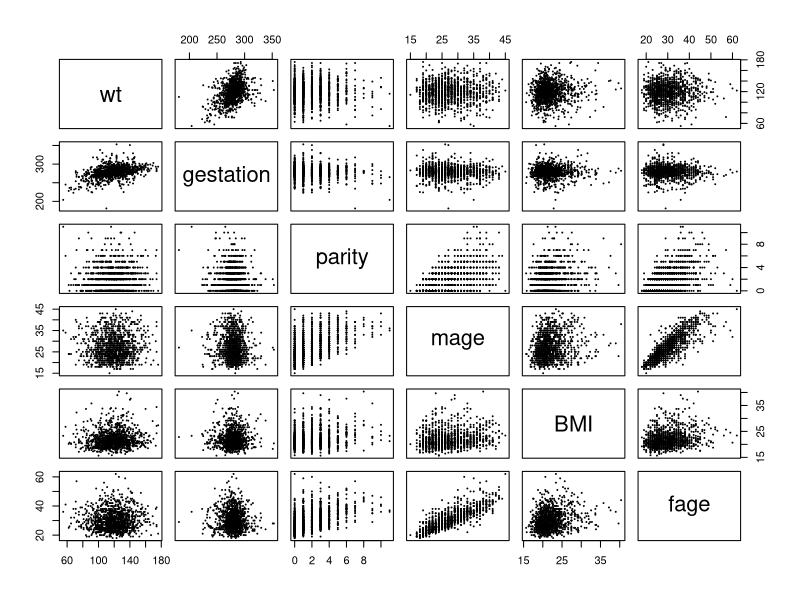
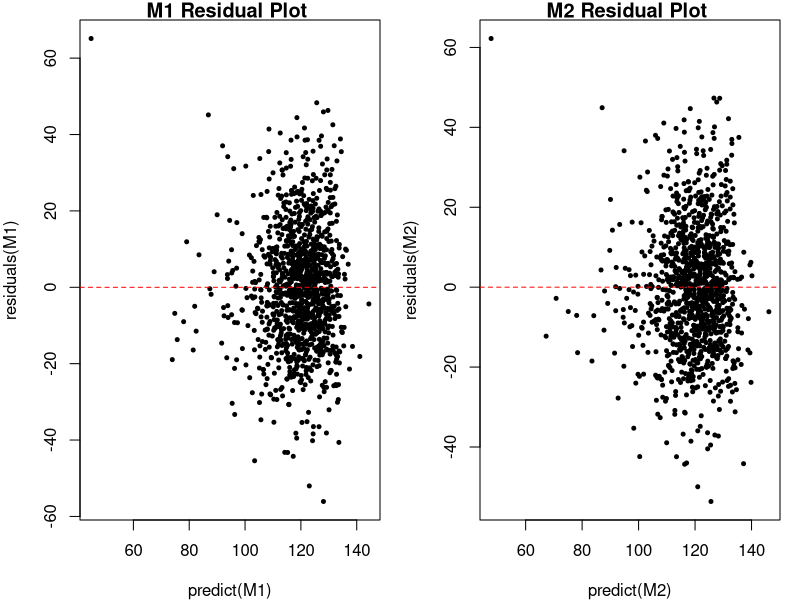
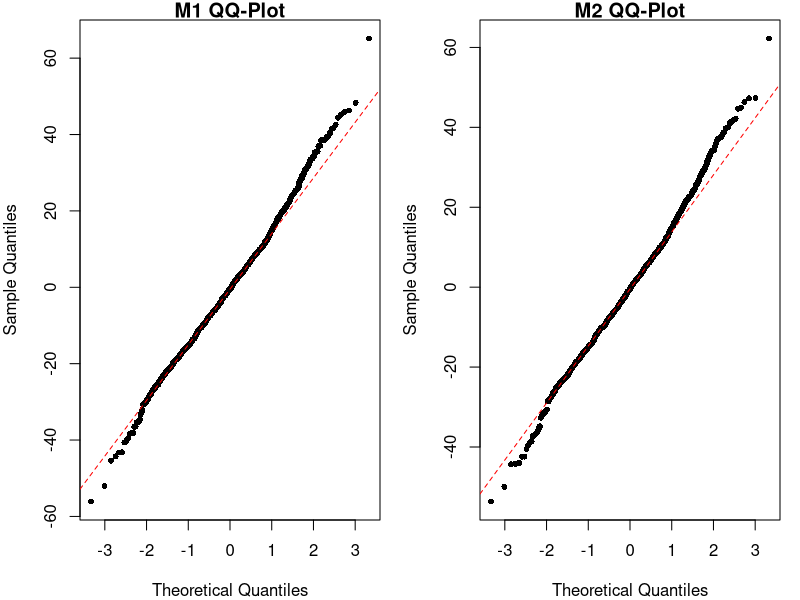
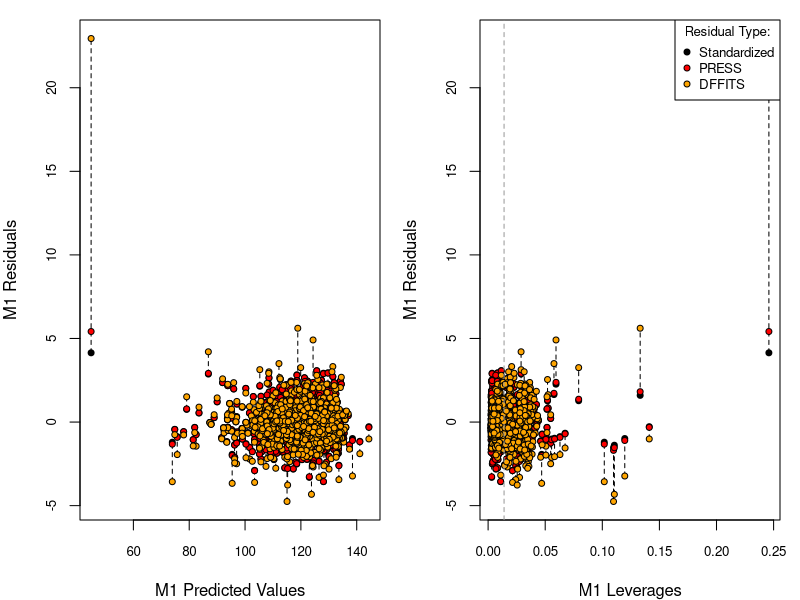
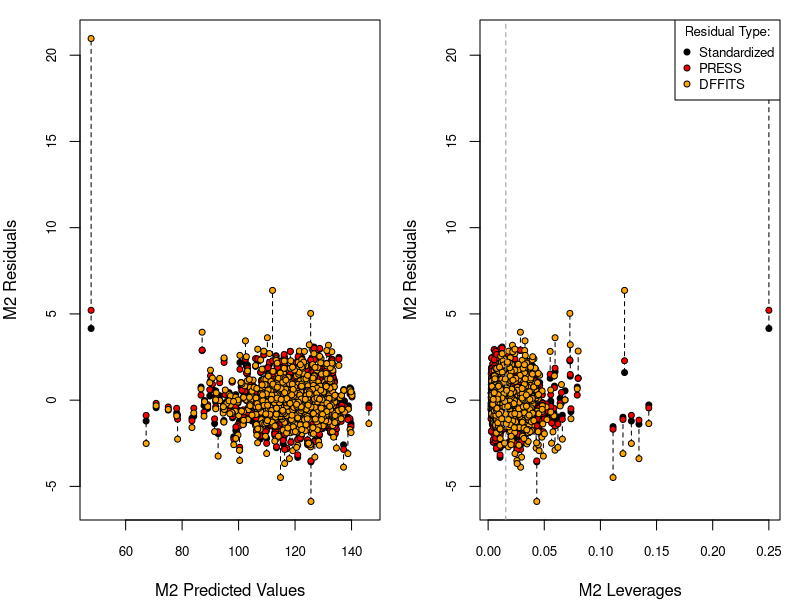
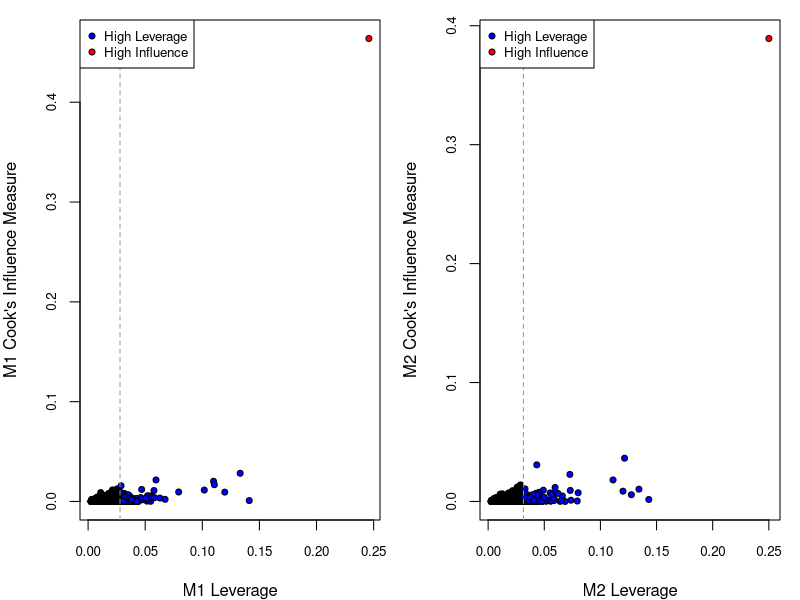
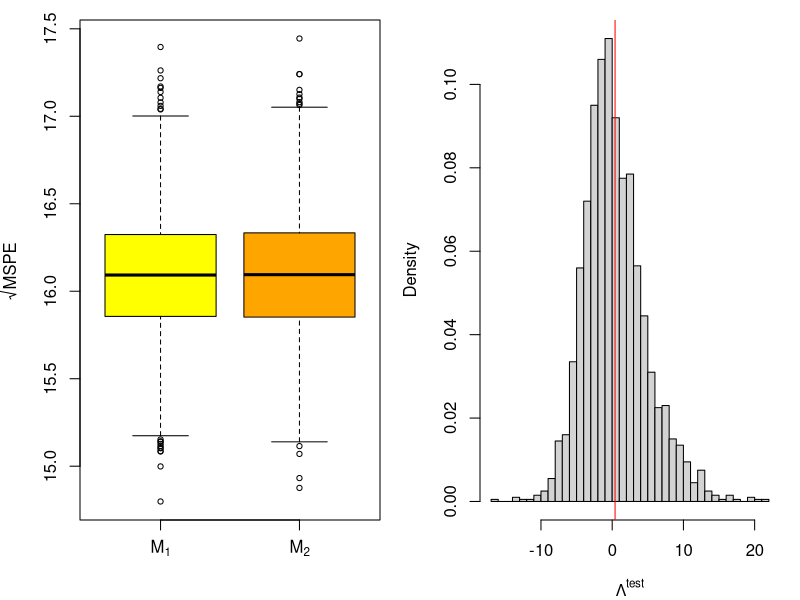
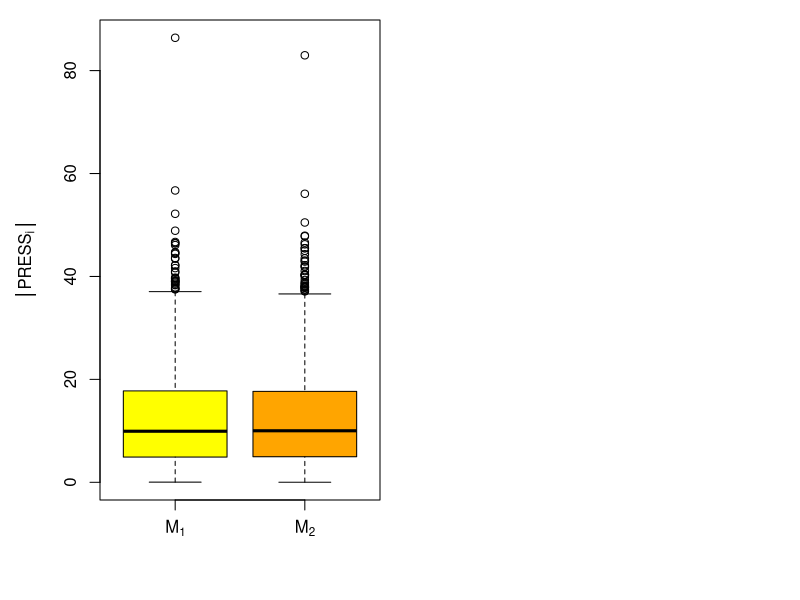

These charts were generated, in order, by the following R code:
## ---- chunk 1

# load the data as a data.frame
birth <- read.csv(file = "chds_births.csv")

# summary of data



# Smoke_number
# number (we create new descriptive groupings for number of cigarettes smoked per day)

num2 <- birth$number
# new categories for variable number
numnames <- c("never smoked", "up to half a pack", "half to full pack", "more than one pack")
for(ii in 0:9) {
  if(ii==0) {
    num2[num2 == ii] <- numnames[1]
  } 
  if(0 < ii & ii <= 2) {
    num2[num2 == ii] <- numnames[2]
  } 
  if(2 < ii & ii <= 4) {
    num2[num2 == ii] <- numnames[3]
  } else {
    num2[num2 == ii] <- numnames[4]
  }
}

birth$number <- num2 # replace in dataset

# Combine smoke and time into a single variable smoke (relabelling smoke):
newnames <- c("Never Smoked", "Still Smokes",
              "Smoked but quit during pregnancy", 
              "Smoked but quit before pregnancy") # create categories for new variables

# extract the corresponding columns
smoke <- birth$smoke

n <- length(smoke) # number of observations
newsmoke <- rep(NA, n)

for (ii in 1:n) {
  if (is.na(smoke[ii])) {
    newsmoke[ii] <- NA
  }
  else {
    for (jj in 0:3) {
      if (smoke[ii] == jj) {
        newsmoke[ii] <- newnames[jj+1]
      }
    }
  }
}
birth$smoke <- newsmoke

# locate the observations that have NA's in smoke
ind_smoke <- NA
for (ii in 1:length(birth$smoke)) {
  if (is.na(birth$smoke[ii])) {
    ind_smoke <- c(ind_smoke, ii)
  }
}
ind_smoke <- ind_smoke[2:length(ind_smoke)]

# locate the observations that have NA's in number
ind_number <- NA
for (ii in 1:length(birth$number)) {
  if (is.na(birth$number[ii])) {
    ind_number <- c(ind_number, ii)
  }
}
ind_number <- ind_number[2:length(ind_number)]

# Throw out the observations that have NA's in smoke and number
# note that observations that have NA's in smoke also have NA's in number
remove_smoke <- ind_number
birth <- birth[-remove_smoke,]

# create a new variable to combine smoke and number
# since they are correlated to each other
# note that nobody is in the category "Smoked up to half a pack but quit during pregnancy"
smoke_number <- birth$smoke
for (ii in 1:(length(birth$smoke))) {
  if (smoke_number[ii] != "Never Smoked") {
    if (birth$number[ii] == "up to half a pack") {
      if (smoke_number[ii] == "Smoked but quit before pregnancy") {
        smoke_number[ii] <- "Smoked up to half a pack but quit before pregnancy"
      }
      else {smoke_number[ii] <- "Still smokes up to half a pack"}
    }
    else if (birth$number[ii] == "half to full pack") {
      if (smoke_number[ii] == "Smoked but quit before pregnancy") {
        smoke_number[ii] <- "Smoked more than half a pack but quit before pregnancy"
      }
      else if (smoke_number[ii] == "Smoked but quit during pregnancy") {
        smoke_number[ii] <- "Smoked more than half a pack but quit during pregnancy"
      }
      else {smoke_number[ii] <- "Still smokes half to full pack"}
    }
    else {
      if (smoke_number[ii] == "Smoked but quit before pregnancy") {
        smoke_number[ii] <- "Smoked more than half a pack but quit before pregnancy"
      }
      else if (smoke_number[ii] == "Smoked but quit during pregnancy") {
        smoke_number[ii] <- "Smoked more than half a pack but quit during pregnancy"
      }
      else {smoke_number[ii] <- "Still smokes more than one pack"}
    }
  }
}


birth$smoke_number <- factor(smoke_number)



# Combine other and mixed in feth and call it other
for (ii in 1:length(birth$feth)) {
  if (!is.na(birth$feth[ii])) {
    if(birth$feth[ii] == 10) {
      birth$feth[ii] <- 9
    }
  }
}

# Combine other and mixed in meth and call it other
for (ii in 1:length(birth$meth)) {
  if (!is.na(birth$meth[ii])) {
    if(birth$meth[ii] == 10) {
      birth$meth[ii] <- 9
    }
  }
}


#**************************************************************
# convert categorical variables to factors

# convert meth to non-numeric categorical variable
meth2 <- birth$meth
# "levels" of variable meth
methnames <- c("Caucasian","Mexican", "African-American","Asian", "Other")
# assign "Caucasian" level to values less than or equal to 5
# otherwise assign levels based on order in methnames vector
for(ii in 0:9) {
  if(ii<=5){
    meth2[meth2 == ii] <- "Caucasian"
  } else {
    meth2[meth2 == ii] <- methnames[ii-4]
  }
}
meth2 <- factor(meth2, levels = methnames) # order levels based on methnames
birth$meth <- meth2 # replace in dataset
############################################
# convert med to categorical variables
med2 <- birth$med
# "levels" of variable med
mednames <- c("elementary school", "middle school", "high school", "high school + trade", "high school + some college", "college grad", "trade school", "high school unclear")
med2 <- mednames[birth$med+1]
med2 <- factor(med2, levels = mednames) # order levels based on mednames
birth$med <- med2 # replace in dataset
##########################################
# convert feth to categorical variables
feth2 <- birth$feth
# "levels" of variable feth
fethnames <- c("Caucasian","Mexican", "African-American","Asian", "Other")
# assign "Caucasian" level to values less than or equal to 5
# otherwise assign levels based on order in fethnames vector
for(ii in 0:9) {
  if(ii<=5){
    feth2[feth2 == ii] <- "Caucasian"
  } else {
    feth2[feth2 == ii] <- fethnames[ii-4]
  }
}
feth2 <- factor(feth2, levels = fethnames) # order levels based on methnames
birth$feth <- feth2 # replace in dataset
############################################
# convert fed to categorical variables
fed2 <- birth$fed
# "levels" of variable fed
fednames <- c("elementary school", "middle school", "high school", "high school + trade", "high school + some college", "college grad", "trade school", "high school unclear")
fed2 <- fednames[birth$fed+1]
fed2 <- factor(fed2, levels = fednames) # order levels based on fednames
birth$fed <- fed2 # replace in dataset

################################################################################
# marital
marital <- birth$marital
maritalnames <- c("married", "legally separated", "divorced", "widowed",
                  "never married") # new values
# encode the factor
marital2 <- rep(NA, length(marital))
for (ii in 1:5) {
  marital2[marital == ii] <- maritalnames[ii]
}
marital2 <- factor(marital2, levels = maritalnames)
birth$marital <- marital2
######################################################################
# income
income <- birth$income
incomenames <- c("under 2500", "2500-4999", "5000-7499", "7500-9999",
                 "10000-12499", "12500-14999", "15000-17499",
                 "17500-19999", "20000-22499", "over 22500") # new values
# encode the factor
income2 <- incomenames[income+1]
income2 <- factor(income2, levels = incomenames)
birth$income <- income2
############################################################
#********************************************************************************

# throw out fht, fwt and income
birth <- birth[,-c(12, 13, 15)]

# Check how many observations contain NA's
n <- length(birth$wt) # number of rows
count <- 0 # initialize count of rows with at least one NA
for (ii in 1:n) {
  if(sum(is.na(birth[ii,])) >= 1) {
    count = count + 1
  }
}
total_NA_rows <- count

# throw out the variable time
birth <- birth[,-14]

# Combine mht and mwt to create a new variable BMI
# BMI is called Body Mass Index, which is calculated by weight in kg / height^2 in m
# Convert mht and mwt to standard metric
lbs_to_kg <- 0.453592
birth$mwt <- lbs_to_kg * birth$mwt
inch_to_meter <- 0.0254
birth$mht <- inch_to_meter * birth$mht

# Create BMI variable
mht <- birth$mht
mwt <- birth$mwt
BMI <- mwt / mht^2
birth$BMI <- BMI


# throw out mht and mwt
birth <- birth[,-c(7, 8)]

# throw out smoke and number
birth <- birth[, -c(11, 12)]
# Modify the variables smoke and number so that we can obtain all coefficients' values




# we assume fathers and mothers have the same ethnicity background
# based on the majority of the dataset
# deal with the NA's in meth (justification)
for (ii in 1:length(birth$meth)) {
  if(is.na(birth$meth)[ii]) {
    birth$meth[ii] <- birth$feth[ii]
  }
}

# deal with the NA's in feth (justification needed)
for (ii in 1:length(birth$feth)) {
  if(is.na(birth$feth)[ii]) {
    birth$feth[ii] <- birth$meth[ii]
  }
}

# locate the observations that have NA's in gestation
ind_gestation <- NA
for (ii in 1:length(birth$gestation)) {
  if (is.na(birth$gestation[ii])) {
    ind_gestation <- c(ind_gestation, ii)
  }
}
ind_gestation <- ind_gestation[2:length(ind_gestation)]

# locate the observations that have NA's in mage
ind_mage <- NA
for (ii in 1:length(birth$mage)) {
  if (is.na(birth$mage[ii])) {
    ind_mage <- c(ind_mage, ii)
  }
}
ind_mage <- ind_mage[2:length(ind_mage)]

# locate the observations that have NA's in med
ind_med <- NA
for (ii in 1:length(birth$med)) {
  if (is.na(birth$med[ii])) {
    ind_med <- c(ind_med, ii)
  }
}
ind_med <- ind_med[2:length(ind_med)]

# locate the observations that have NA's in fage
ind_fage <- NA
for (ii in 1:length(birth$fage)) {
  if (is.na(birth$fage[ii])) {
    ind_fage <- c(ind_fage, ii)
  }
}
ind_fage <- ind_fage[2:length(ind_fage)]

# locate the observations that have NA's in fed
ind_fed <- NA
for (ii in 1:length(birth$fed)) {
  if (is.na(birth$fed[ii])) {
    ind_fed <- c(ind_fed, ii)
  }
}
ind_fed <- ind_fed[2:length(ind_fed)]

# locate the observations that have NA's in marital
ind_marital <- NA
for (ii in 1:length(birth$marital)) {
  if (is.na(birth$marital[ii])) {
    ind_marital <- c(ind_marital, ii)
  }
}
ind_marital <- ind_marital[2:length(ind_marital)]


# locate the observations that have NA's in BMI
ind_BMI <- NA
for (ii in 1:length(birth$BMI)) {
  if (is.na(birth$BMI[ii])) {
    ind_BMI <- c(ind_BMI, ii)
  }
}
ind_BMI <- ind_BMI[2:length(ind_BMI)]

missing <- c(ind_gestation, ind_mage, ind_BMI, ind_marital, ind_fage, ind_fed, ind_med)


# remove missing observations

# first remove duplicated numbers in the missing list
m <- length(missing)
new_missing <- NA
for (ii in 1:m) {
  if (missing[ii] %in% new_missing == FALSE) {
    new_missing <- c(new_missing, missing[ii])
  }
}
new_missing <- new_missing[2:length(new_missing)]



# remove observations containing NA's
birth <- birth[-new_missing,]

## ---- chunk 2
# Figure 1. Pair plots of wt and other continuous numerical variables
pairs(~ wt + gestation + parity + mage + BMI + fage, 
      pch = 19,
      cex = 0.05,
      data = birth)
## ---- chunk 3
# Minimal model
M0 <- lm(wt ~ 1, data = birth)

# new maximal model
Mmaxnew <- lm(wt ~ (.-fed - med - feth - meth - marital - smoke_number)^2 
              + smoke_number + feth + meth + fed + med + marital 
              + I(gestation^2), data = birth)

# Automated Model Selection
# Forward selection
  Mfwd <- step(object = M0, # starting point model
               scope = list(lower = M0, upper = Mmaxnew), # smallest and largest model
               direction = "forward",
               trace = FALSE) # trace prints out information

# Backward elimination
  Mback <- step(object = Mmaxnew, # starting point model
                scope = list(lower = M0, upper = Mmaxnew),
                direction = "backward", trace = FALSE)

# Stepwise selection
Mstart <- lm(wt ~ ., data = birth)
  Mstep <- step(object = Mstart,
                scope = list(lower = M0, upper = Mmaxnew),
                direction = "both", trace = FALSE)


## ---- chunk 4
# Figure 2
# plot setup
cex <- .8
pch <- 20
par(mfrow = c(1,2), mar = c(4,4,1,1))

# assign new name to Mfwd and Mstep
M1 <- Mfwd
M2 <- Mback

# residuals for M1 and M2
res1 <- residuals(M1)
res2 <- residuals(M2)

# extract sigma.hat for both M1 and M2
sigma.hat1 <- sigma(M1)
sigma.hat2 <- sigma(M2)

# plot ordinary residuals for M1
plot(predict(M1), residuals(M1), pch = pch, cex = cex, col = "black", 
     main = "M1 Residual Plot ")
abline(h = 0, col = "red", lty = 2) # horizontal line

# plot ordinary residuals for M2
plot(predict(M2), residuals(M2), pch = pch, cex = cex, col = "black", 
     main = "M2 Residual Plot ")
abline(h = 0, col = "red", lty = 2) # horizontal line
## ---- chunk 5
# Figure 3
# plot setup
cex <- .8
pch <- 16
par(mfrow = c(1,2), mar = c(4,4,1,1))

# QQ-plot for M1
qqnorm(res1, main = "M1 QQ-Plot", cex = cex, pch = pch)
qqline(res1, col = "red", lty = 2)

# QQ-plot for M2
qqnorm(res2, main = "M2 QQ-Plot", cex = cex, pch = pch)
qqline(res2, col = "red", lty = 2)

## ---- chunk 6
# Figure 4 and Figure 5
# plot setup
cex <- .8
pch <- 16
par(mfrow = c(1,2), mar = c(4,4,1,1))

# Predicted Value vs Residuals and Leverages for M1

h1 <- hatvalues(M1)  # HAT Matrix
stan.res1 <- res1/sigma.hat1 # Standardized residuals for M1

# PRESS residuals
press1 <- res1/(1-h1)

# DFFITS residuals
dfts1 <- dffits(M1) # the R way
# standardize each of these such that they are identical at the average leverage value
p1 <- length(coef(M1))
n1 <- nobs(M1)
hbar1 <- p1/n1 # average leverage
press1 <- press1*(1-hbar1)/sigma.hat1 # at h1 = hbar1, press1 = stan.res1
dfts1 <- dfts1*(1-hbar1)/sqrt(hbar1) # at h1 = hbar1, dfts1 = stan.res1

# plot all residuals
# against predicted values
plot(predict(M1), rep(0, length(predict(M1))), type = "n", # empty plot to get the axis range
     ylim = range(stan.res1, press1, dfts1), cex.axis = cex,
     xlab = "M1 Predicted Values", ylab = "M1 Residuals")
# dotted line connecting each observations residuals for better visibility
segments(x0 = predict(M1),
         y0 = pmin(stan.res1, press1, dfts1),
         y1 = pmax(stan.res1, press1, dfts1),
         lty = 2)
points(predict(M1), stan.res1, pch = 21, bg = "black", cex = cex)
points(predict(M1), press1, pch = 21, bg = "red", cex = cex)
points(predict(M1), dfts1, pch = 21, bg = "orange", cex = cex)
# against leverages
plot(h1, rep(0, length(predict(M1))), type = "n", cex.axis = cex,
     ylim = range(stan.res1, press1, dfts1),
     xlab = "M1 Leverages", ylab = "M1 Residuals")
segments(x0 = h1,
         y0 = pmin(stan.res1, press1, dfts1),
         y1 = pmax(stan.res1, press1, dfts1),
         lty = 2)
points(h1, stan.res1, pch = 21, bg = "black", cex = cex)
points(h1, press1, pch = 21, bg = "red", cex = cex)
points(h1, dfts1, pch = 21, bg = "orange", cex = cex)
abline(v = hbar1, col = "grey60", lty = 2)
legend("topright", legend = c("Standardized", "PRESS", "DFFITS"),
       pch = 21, pt.bg = c("black", "red", "orange"), title = "Residual Type:",
       cex = cex, pt.cex = cex)


# Figure 5
# Predicted Value vs Residuals and Leverages for M2
h2 <- hatvalues(M2)  # HAT Matrix for M2
stan.res2 <- res1/sigma.hat2 # Standardized residuals for M2

# PRESS residuals
press2 <- res2/(1-h2)

# DFFITS residuals
dfts2 <- dffits(M2) 
# standardize each of these such that they are identical at the average leverage value
p2 <- length(coef(M2))
n2 <- nobs(M2)
hbar2 <- p2/n2 # average leverage
press2 <- press2*(1-hbar2)/sigma.hat2 # at h = hbar2, press2 = stan.res
dfts2 <- dfts2*(1-hbar2)/sqrt(hbar2) # at h = hbar2, dfts2 = stan.res

# plot all residuals
par(mfrow = c(1,2), mar = c(4,4,1,1))
# against predicted values
plot(predict(M2), rep(0, length(predict(M2))), type = "n", # empty plot to get the axis range
     ylim = range(stan.res2, press2, dfts2), cex.axis = cex,
     xlab = "M2 Predicted Values", ylab = "M2 Residuals")
# dotted line connecting each observations residuals for better visibility
segments(x0 = predict(M2),
         y0 = pmin(stan.res2, press2, dfts2),
         y1 = pmax(stan.res2, press2, dfts2),
         lty = 2)
points(predict(M2), stan.res2, pch = 21, bg = "black", cex = cex)
points(predict(M2), press2, pch = 21, bg = "red", cex = cex)
points(predict(M2), dfts2, pch = 21, bg = "orange", cex = cex)
# against leverages
plot(h2, rep(0, length(predict(M2))), type = "n", cex.axis = cex,
     ylim = range(stan.res2, press2, dfts2),
     xlab = "M2 Leverages", ylab = "M2 Residuals")
segments(x0 = h2,
         y0 = pmin(stan.res2, press2, dfts2),
         y1 = pmax(stan.res2, press2, dfts2),
         lty = 2)
points(h2, stan.res2, pch = 21, bg = "black", cex = cex)
points(h2, press2, pch = 21, bg = "red", cex = cex)
points(h2, dfts2, pch = 21, bg = "orange", cex = cex)
abline(v = hbar2, col = "grey60", lty = 2)
legend("topright", legend = c("Standardized", "PRESS", "DFFITS"),
       pch = 21, pt.bg = c("black", "red", "orange"), title = "Residual Type:",
       cex = cex, pt.cex = cex)
## ---- chunk 7
# Figure 6
# plot setup
cex <- .8
pch <- 20
par(mfrow = c(1,2), mar = c(4,4,1,1))

# cook’s distance vs. leverage for M1
D1 <- cooks.distance(M1)
# flag some of the points
infl.ind1 <- which.max(D1) # top influence point
lev.ind1 <- h1 > 2*hbar1 # leverage more than 2x the average
clrs1 <- rep("black", len = n1)
clrs1[lev.ind1] <- "blue"
clrs1[infl.ind1] <- "red"
plot(h1, D1, xlab = "M1 Leverage", ylab = "M1 Cook's Influence Measure",
     pch = 21, bg = clrs1, cex = cex, cex.axis = cex)
p1 <- length(coef(M1))
n1 <- nrow(birth)
hbar1 <- p1/n1 # average leverage
abline(v = 2*hbar1, col = "grey60", lty = 2) # 2x average leverage
legend("topleft", legend = c("High Leverage", "High Influence"), pch = 21,
       pt.bg = c("blue", "red"), cex = cex, pt.cex = cex)

# cook’s distance vs. leverage for M2
D2 <- cooks.distance(M2)
# flag some of the points
infl.ind2 <- which.max(D2) # top influence point
lev.ind2 <- h2 > 2*hbar2 # leverage more than 2x the average
clrs2 <- rep("black", len = n1)
clrs2[lev.ind2] <- "blue"
clrs2[infl.ind2] <- "red"
plot(h2, D2, xlab = "M2 Leverage", ylab = "M2 Cook's Influence Measure",
     pch = 21, bg = clrs2, cex = cex, cex.axis = cex)
p2 <- length(coef(M2))
n2 <- nrow(birth)
hbar2 <- p2/n2 # average leverage
abline(v = 2*hbar2, col = "grey60", lty = 2) # 2x average leverage
legend("topleft", legend = c("High Leverage", "High Influence"), pch = 21,
       pt.bg = c("blue", "red"), cex = cex, pt.cex = cex)
## ---- chunk 8
# Compare M1 and M2
Mnames <- expression(M[1], M[2])
# Cross-validation setup
nreps <- 2e3 # number of replications
ntot <- nrow(birth) # total number of observations
ntrain <- 500 # size of training set
ntest <- ntot-ntrain # size of test set
mspe1 <- rep(NA, nreps) # sum-of-square errors for each CV replication
mspe2 <- rep(NA, nreps)
logLambda <- rep(NA, nreps) # log-likelihod ratio statistic for each replication
  for(ii in 1:nreps) {
    # randomly select training observations
    train.ind <- sample(ntot, ntrain) # training observations
    # refit the models on the subset of training data; ?update for details!
    M1.cv <- update(M1, subset = train.ind)
    M2.cv <- update(M2, subset = train.ind)
    # out-of-sample residuals for both models
    # that is, testing data - predictions with training parameters
    M1.res <- birth$wt[-train.ind] -
      predict(M1.cv, newdata = birth[-train.ind,])
    M2.res <- birth$wt[-train.ind] -
      predict(M2.cv, newdata = birth[-train.ind,])
    # mean-square prediction errors
    mspe1[ii] <- mean(M1.res^2)
    mspe2[ii] <- mean(M2.res^2)
    # out-of-sample likelihood ratio
    M1.sigma <- sqrt(sum(resid(M1.cv)^2)/ntrain) # MLE of sigma
    M2.sigma <- sqrt(sum(resid(M2.cv)^2)/ntrain)
    # since res = y - pred, dnorm(y, pred, sd) = dnorm(res, 0, sd)
    logLambda[ii] <- sum(dnorm(M1.res, mean = 0, sd = M1.sigma, log = TRUE))
    logLambda[ii] <- logLambda[ii] -
      sum(dnorm(M2.res, mean = 0, sd = M2.sigma, log = TRUE))
  }
## ---- chunk 9

# Figure 7
# plot setup
cex <- .8
pch <- 16
par(mfrow = c(1,2), mar = c(4,4,1,1))

# plot rMSPE and out-of-sample log(Lambda)
boxplot(x = list(sqrt(mspe1), sqrt(mspe2)), names = Mnames, cex = .7,
        ylab = expression(sqrt(MSPE)), col = c("yellow", "orange"))

hist(logLambda, breaks = 50, freq = FALSE,
     xlab = expression(Lambda^{test}),
     main = "", cex = .7)
abline(v = mean(logLambda), col = "red") # average value
## ---- chunk 10
# Figure 8
# plot setup
cex <- .8
pch <- 16
par(mfrow = c(1,2), mar = c(5,5,1,1))

# PRESS Statistics
# PRESS statistics
press1 <- res1/(1-hatvalues(M1)) # M1
press2 <- res2/(1-hatvalues(M2)) # M2

# plot PRESS statistics
boxplot(x = list(abs(press1), abs(press2)), names = Mnames,
        ylab = expression(group("|", PRESS[i], "|")),
        col = c("yellow", "orange"))

## ---- chunk 11
estimates <- summary(M2)$coefficients[,1]
sd.errors <- summary(M2)$coefficients[,2]
tvalue <- summary(M2)$coefficients[,3]
pvalue <- summary(M2)$coefficients[,4]

n <- length(names(coef(M2)))
result <- NA
for (ii in 1:n) {
  result <- c(result, summary(M2)$coefficients[ii,])
}

result <- matrix(result[2:length(result)], nrow = n, byrow = TRUE)
colnames(result) <- c("parameter estimates", "standard errors", "t-value", "Pr(>|t|)")
rownames(result) <- c(1:18)
result
names(coef(M2))
## ---- chunk 12
# load the data as a data.frame
birth <- read.csv(file = "chds_births.csv")

# summary of data
summary(birth)
## ---- chunk 13
# throw out fht, fwt and income
birth <- birth[,-c(12, 13, 15)]
## ---- chunk 14
n <- length(birth$wt) # number of rows
count <- 0 # initialize count of rows with at least one NA
for (ii in 1:n) {
  if(sum(is.na(birth[ii,])) >= 1) {
    count = count + 1
  }
}
total_NA_rows <- count
total_NA_rows
## ---- chunk 15
# create new descriptive groups for number of cigarettes smoked per day

num2 <- birth$number
# new categories for variable number
numnames <- c("never smoked", 
              "up to half a pack", 
              "half to full pack", 
              "more than one pack")

for(ii in 0:9) {
  if(ii==0) {
    num2[num2 == ii] <- numnames[1]
  } 
  if(0 < ii & ii <= 2) {
    num2[num2 == ii] <- numnames[2]
  } 
  if(2 < ii & ii <= 4) {
    num2[num2 == ii] <- numnames[3]
  } else {
    num2[num2 == ii] <- numnames[4]
  }
}

birth$number <- num2 # replace in dataset
## ---- chunk 16
# combine smoke and time into a single variable smoke (relabelling smoke):
# create categories for new variables
newnames <- c("Never Smoked", "Still Smokes",
              "Smoked but quit during pregnancy", 
              "Smoked but quit before pregnancy")

# extract the corresponding columns
smoke <- birth$smoke

n <- length(smoke) # number of observations
newsmoke <- rep(NA, n)

for (ii in 1:n) {
  if (is.na(smoke[ii])) {
    newsmoke[ii] <- NA
  }
  else {
    for (jj in 0:3) {
      if (smoke[ii] == jj) {
        newsmoke[ii] <- newnames[jj+1]
      }
    }
  }
}
birth$smoke <- newsmoke
## ---- chunk 17
# locate the observations that have NA's in smoke
ind_smoke <- NA
for (ii in 1:length(birth$smoke)) {
  if (is.na(birth$smoke[ii])) {
    ind_smoke <- c(ind_smoke, ii)
  }
}
ind_smoke <- ind_smoke[2:length(ind_smoke)]

# locate the observations that have NA's in number
ind_number <- NA
for (ii in 1:length(birth$number)) {
  if (is.na(birth$number[ii])) {
    ind_number <- c(ind_number, ii)
  }
}
ind_number <- ind_number[2:length(ind_number)]

# Throw out the observations that have NA's in smoke and number
# note that observations that have NA's in smoke also have NA's in number
remove_smoke <- ind_number
birth <- birth[-remove_smoke,]
## ---- chunk 18
# create a new variable to combine smoke and number
# note that nobody is in the category 
# "Smoked up to half a pack but quit during pregnancy"

smoke_number <- birth$smoke
for (ii in 1:(length(birth$smoke))) {
  if (smoke_number[ii] != "Never Smoked") {
    if (birth$number[ii] == "up to half a pack") {
      if (smoke_number[ii] == "Smoked but quit before pregnancy") {
        smoke_number[ii] <- "Smoked up to half a pack but quit before pregnancy"
      }
      else {smoke_number[ii] <- "Still smokes up to half a pack"}
    }
    else if (birth$number[ii] == "half to full pack") {
      if (smoke_number[ii] == "Smoked but quit before pregnancy") {
        smoke_number[ii] <- "Smoked more than half a pack but quit before pregnancy"
      }
      else if (smoke_number[ii] == "Smoked but quit during pregnancy") {
        smoke_number[ii] <- "Smoked more than half a pack but quit during pregnancy"
      }
      else {smoke_number[ii] <- "Still smokes half to full pack"}
    }
    else {
      if (smoke_number[ii] == "Smoked but quit before pregnancy") {
        smoke_number[ii] <- "Smoked more than half a pack but quit before pregnancy"
      }
      else if (smoke_number[ii] == "Smoked but quit during pregnancy") {
        smoke_number[ii] <- "Smoked more than half a pack but quit during pregnancy"
      }
      else {smoke_number[ii] <- "Still smokes more than one pack"}
    }
  }
}

# factor the new variable smoke_number
birth$smoke_number <- factor(smoke_number)
## ---- chunk 19
# Remove the original smoke, time and number
birth <- birth[,-c(13, 14, 15)]
## ---- chunk 20
# Combine mht and mwt to create a new variable BMI
# BMI is called Body Mass Index, 
# which is calculated by weight in kg / height^2 in m
# Convert mht and mwt to standard metric
lbs_to_kg <- 0.453592
birth$mwt <- lbs_to_kg * birth$mwt
inch_to_meter <- 0.0254
birth$mht <- inch_to_meter * birth$mht

# Create BMI variable
mht <- birth$mht
mwt <- birth$mwt
BMI <- mwt / mht^2
birth$BMI <- BMI
## ---- chunk 21
# throw out mht and mwt
birth <- birth[,-c(7, 8)]
## ---- chunk 22
# Combine other and mixed in feth and call it other
for (ii in 1:length(birth$feth)) {
  if (!is.na(birth$feth[ii])) {
    if(birth$feth[ii] == 10) {
      birth$feth[ii] <- 9
    }
  }
}

# Combine other and mixed in meth and call it other
for (ii in 1:length(birth$meth)) {
  if (!is.na(birth$meth[ii])) {
    if(birth$meth[ii] == 10) {
      birth$meth[ii] <- 9
    }
  }
}

## ---- chunk 23
# Want to count how many rows have meth=feth
count.eth <- 0
for (ii in 1:length(birth$meth)) {
  if ((is.na(birth$feth[ii])==FALSE) & is.na(birth$meth[ii])==FALSE){
    if (birth$meth[ii]<=5) {
      if (birth$feth[ii]<=5){
        count.eth <- count.eth+1
      }
    }
    else {
      if (birth$meth[ii]==birth$feth[ii]){
        count.eth <- count.eth+1
      }
    }
  }
}
count.eth
## ---- chunk 24
# convert categorical variables to factors

# convert meth to non-numeric categorical variable
meth2 <- birth$meth
length(meth2)
# "levels" of variable meth
methnames <- c("Caucasian",
               "Mexican", 
               "African-American",
               "Asian", 
               "Other")
# assign "Caucasian" level to values less than or equal to 5
# otherwise assign levels based on order in methnames vector
for(ii in 0:9) {
  if(ii<=5){
    meth2[meth2 == ii] <- "Caucasian"
  } else {
    meth2[meth2 == ii] <- methnames[ii-4]
  }
}
meth2 <- factor(meth2, levels = methnames) # order levels based on methnames
levels(meth2)
birth$meth <- meth2 # replace in dataset
############################################
## ---- chunk 25
# convert med to categorical variables
med2 <- birth$med
# "levels" of variable med
mednames <- c("elementary school", "middle school", "high school", 
              "high school + trade", "high school + some college", 
              "college grad", "trade school", "high school unclear")
med2 <- mednames[birth$med+1]
med2 <- factor(med2, levels = mednames) # order levels based on mednames
levels(med2)
birth$med <- med2 # replace in dataset
## ---- chunk 26
# convert feth to categorical variables
feth2 <- birth$feth
# "levels" of variable feth
fethnames <- c("Caucasian",
               "Mexican", 
               "African-American",
               "Asian", 
               "Other")
# assign "Caucasian" level to values less than or equal to 5
# otherwise assign levels based on order in fethnames vector
for(ii in 0:9) {
  if(ii<=5){
    feth2[feth2 == ii] <- "Caucasian"
  } else {
    feth2[feth2 == ii] <- fethnames[ii-4]
  }
}
feth2 <- factor(feth2, levels = fethnames) # order levels based on methnames
levels(feth2)
birth$feth <- feth2 # replace in dataset
## ---- chunk 27
# convert fed to categorical variables
fed2 <- birth$fed
# "levels" of variable fed
fednames <- c("elementary school", "middle school", "high school", 
              "high school + trade", "high school + some college", 
              "college grad", "trade school", "high school unclear")
fed2 <- fednames[birth$fed+1]
fed2 <- factor(fed2, levels = fednames) # order levels based on fednames
levels(fed2)
birth$fed <- fed2 # replace in dataset
## ---- chunk 28
marital <- birth$marital
maritalnames <- c("married", "legally separated", "divorced", "widowed",
                  "never married") # new values
# encode the factor
marital2 <- rep(NA, length(marital))
for (ii in 1:5) {
  marital2[marital == ii] <- maritalnames[ii]
}
marital2 <- factor(marital2, levels = maritalnames)
birth$marital <- marital2
## ---- chunk 29
# we assume fathers and mothers have the same ethnicity background
# based on the majority of the dataset
# deal with the NA's in meth
for (ii in 1:length(birth$meth)) {
  if(is.na(birth$meth)[ii]) {
    birth$meth[ii] <- birth$feth[ii]
  }
}

# deal with the NA's in feth
for (ii in 1:length(birth$feth)) {
  if(is.na(birth$feth)[ii]) {
    birth$feth[ii] <- birth$meth[ii]
  }
}
## ---- chunk 30
# locate the observations that have NA's in gestation
ind_gestation <- NA
for (ii in 1:length(birth$gestation)) {
  if (is.na(birth$gestation[ii])) {
    ind_gestation <- c(ind_gestation, ii)
  }
}
ind_gestation <- ind_gestation[2:length(ind_gestation)]

# locate the observations that have NA's in mage
ind_mage <- NA
for (ii in 1:length(birth$mage)) {
  if (is.na(birth$mage[ii])) {
    ind_mage <- c(ind_mage, ii)
  }
}
ind_mage <- ind_mage[2:length(ind_mage)]

# locate the observations that have NA's in med
ind_med <- NA
for (ii in 1:length(birth$med)) {
  if (is.na(birth$med[ii])) {
    ind_med <- c(ind_med, ii)
  }
}
ind_med <- ind_med[2:length(ind_med)]

# locate the observations that have NA's in fage
ind_fage <- NA
for (ii in 1:length(birth$fage)) {
  if (is.na(birth$fage[ii])) {
    ind_fage <- c(ind_fage, ii)
  }
}
ind_fage <- ind_fage[2:length(ind_fage)]

# locate the observations that have NA's in fed
ind_fed <- NA
for (ii in 1:length(birth$fed)) {
  if (is.na(birth$fed[ii])) {
    ind_fed <- c(ind_fed, ii)
  }
}
ind_fed <- ind_fed[2:length(ind_fed)]

# locate the observations that have NA's in marital
ind_marital <- NA
for (ii in 1:length(birth$marital)) {
  if (is.na(birth$marital[ii])) {
    ind_marital <- c(ind_marital, ii)
  }
}
ind_marital <- ind_marital[2:length(ind_marital)]


# locate the observations that have NA's in BMI
ind_BMI <- NA
for (ii in 1:length(birth$BMI)) {
  if (is.na(birth$BMI[ii])) {
    ind_BMI <- c(ind_BMI, ii)
  }
}
ind_BMI <- ind_BMI[2:length(ind_BMI)]

missing <- c(ind_gestation, ind_mage, ind_BMI, 
             ind_marital, ind_fage, ind_fed, ind_med)
missing

# remove missing observations

# first remove duplicated numbers in the missing list
m <- length(missing)
new_missing <- NA
for (ii in 1:m) {
  if (missing[ii] %in% new_missing == FALSE) {
    new_missing <- c(new_missing, missing[ii])
  }
}
new_missing <- new_missing[2:length(new_missing)]

# display the indexes of all observations with NA's
new_missing

# remove observations containing NA's
birth <- birth[-new_missing,]
## ---- chunk 31
# Minimal model
M0 <- lm(wt ~ 1, data = birth)
summary(M0)


# new maximal model
Mmaxnew <- lm(wt ~ (.-fed - med - feth - meth - marital - smoke_number)^2 
              + smoke_number + feth + meth + fed + med + marital 
              + I(gestation^2), data = birth)
summary(Mmaxnew)

beta.maxnew <- coef(Mmaxnew)
names(beta.maxnew)[is.na(beta.maxnew)]
anyNA(coef(Mmaxnew))
## ---- chunk 32
# Automated Model Selection
# Forward selection
system.time({ # time the calculation
  Mfwd <- step(object = M0, # starting point model
               scope = list(lower = M0, upper = Mmaxnew), # smallest and largest model
               direction = "forward",
               trace = FALSE) # trace prints out information
})

# Backward elimination
system.time({
  Mback <- step(object = Mmaxnew, # starting point model
                scope = list(lower = M0, upper = Mmaxnew),
                direction = "backward", trace = FALSE)
})

# Stepwise selection
Mstart <- lm(wt ~ ., data = birth)
system.time({
  Mstep <- step(object = Mstart,
                scope = list(lower = M0, upper = Mmaxnew),
                direction = "both", trace = FALSE)
})
## ---- chunk 33
Mfwd$call
Mback$call
Mstep$call
## ---- chunk 34
# models to compare
M1 <- Mfwd
M2 <- Mstep
Mnames <- expression(M[FWD], M[STEP])
# Cross-validation setup
nreps <- 2e3 # number of replications
ntot <- nrow(birth) # total number of observations
ntrain <- 500 # size of training set
ntest <- ntot-ntrain # size of test set
mspe1 <- rep(NA, nreps) # sum-of-square errors for each CV replication
mspe2 <- rep(NA, nreps)
logLambda <- rep(NA, nreps) # log-likelihod ratio statistic for each replication
system.time({
  for(ii in 1:nreps) {
    if(ii%%400 == 0) message("ii = ", ii)
    # randomly select training observations
    train.ind <- sample(ntot, ntrain) # training observations
    # refit the models on the subset of training data; ?update for details!
    M1.cv <- update(M1, subset = train.ind)
    M2.cv <- update(M2, subset = train.ind)
    # out-of-sample residuals for both models
    # that is, testing data - predictions with training parameters
    M1.res <- birth$wt[-train.ind] -
      predict(M1.cv, newdata = birth[-train.ind,])
    M2.res <- birth$wt[-train.ind] -
      predict(M2.cv, newdata = birth[-train.ind,])
    # mean-square prediction errors
    mspe1[ii] <- mean(M1.res^2)
    mspe2[ii] <- mean(M2.res^2)
    # out-of-sample likelihood ratio
    M1.sigma <- sqrt(sum(resid(M1.cv)^2)/ntrain) # MLE of sigma
    M2.sigma <- sqrt(sum(resid(M2.cv)^2)/ntrain)
    # since res = y - pred, dnorm(y, pred, sd) = dnorm(res, 0, sd)
    logLambda[ii] <- sum(dnorm(M1.res, mean = 0, sd = M1.sigma, log = TRUE))
    logLambda[ii] <- logLambda[ii] -
      sum(dnorm(M2.res, mean = 0, sd = M2.sigma, log = TRUE))
  }
})
## ---- chunk 35
# Akaike Information Criterion
# calculate the values AIC1 and AIC2
AIC1 <- AIC(M1)
AIC2 <- AIC(M2)
# display the results
AIC <- c(AIC1, AIC2)
AIC

# display results for both AIC and PRESS
disp <- rbind(AIC = c(AIC1, AIC2),
              PRESS = c(sum(press1^2), sum(press2^2)))
colnames(disp) <- Mnames
disp # both metrics favor M2
## ---- chunk 36
summary(Mstep)
